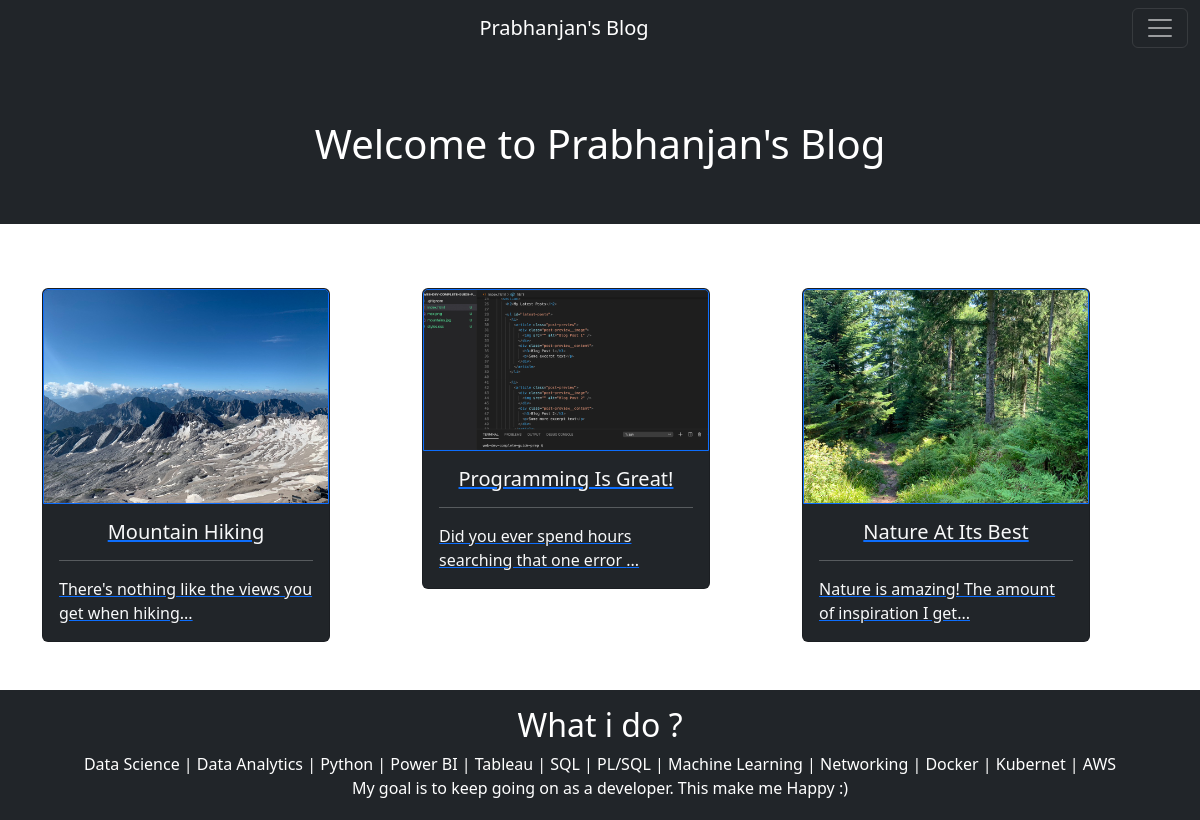
The page / on the database its author committed.
### blog/models.py (models this page shows, shortened)
class Post(models.Model):
    title = models.CharField(max_length=150)
    excerpt = models.CharField(max_length=200)
    image = models.ImageField(upload_to="posts", null=True)
    date = models.DateField(auto_now=True)
    slug = models.SlugField(unique=True, db_index=True)
    content = models.TextField(validators=[MinLengthValidator(10)])
    author = models.ForeignKey(
        Authors, null=True, on_delete=models.SET_NULL, related_name="posts")
    tags = models.ManyToManyField(Tag)

### blog/views.py (the view)
# urls.py: path('', views.Index.as_view(), name="index"),
class Index(ListView):
    template_name = "blog/index.html"
    model = Post
    ordering = ["-date"]
    context_object_name = "posts"
    def get_queryset(self):
        queryset = super().get_queryset()
        data = queryset[:3]
        return data

### blog/templates/blog/index.html (shortened to what this page needs)
{% extends 'skeleton.html' %}
{% load static %}
{% block styless %}
<link rel="stylesheet" href="{% static 'blog/index.css' %}">
{% endblock %}
{% block content %}
<section class="container-fluid p-5 bg-dark text-white">
    <br /><br /><br />
    <h1 class="text-center">Welcome to Prabhanjan's Blog</h1>
</section>
<section class="container pt-5">
    <div class="row">
        {% for post in posts %}
        {% include 'blog/includes/post.html' %}
        {% endfor %}
    </div>
</section>
{% endblock %}

### blog/templates/blog/includes/post.html
<article class="col-xl-4 col-lg-auto col-md-auto col-sm-12 col-xs-autox mt-3">
    <a href="{% url 'hole_post' post.slug %}">
        <div class="card text-light bg-dark" style="width: 18rem;">
            <img src="{{ post.image.url }}" class="card-img-top border border-primary" alt="{{ post.title }}">
            <div class="card-body">
                <h5 class="card-title text-center">{{ post.title }}</h5>
                <hr/>
                <p class="card-text">{{post.excerpt|slice:50}}...</p>
            </div>
        </div>
    </a>
</article>

### rows shown on the page
Post: image (picture), title "Mountain Hiking", excerpt "There's nothing like the views you get when hiking"
Post: image (picture), title "Programming Is Great!", excerpt "Did you ever spend hours searching that one error"
Post: image (picture), title "Nature At Its Best", excerpt "Nature is amazing! The amount of inspiration I get"
